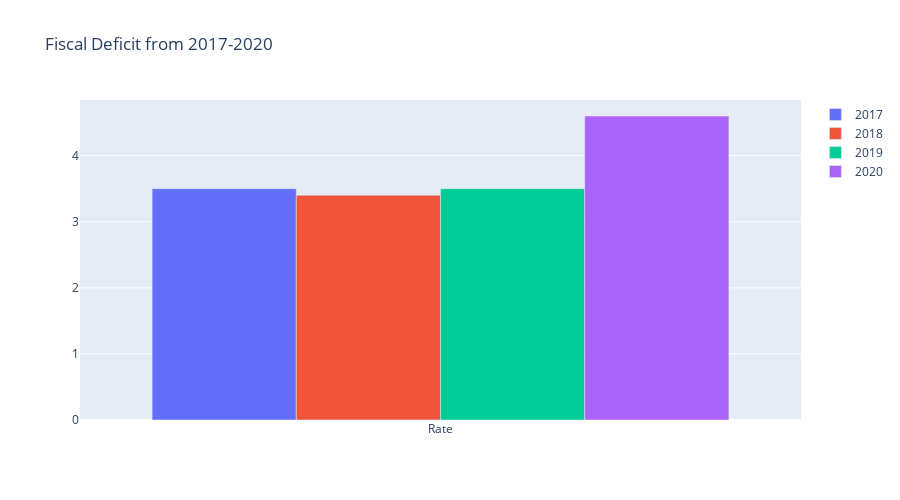

Notebook code cell kept with this figure:
### Markdown cell above
### The below graph gives the fiscal deficit rate i.e., the condition when the expenditure of the government exceeds its revenue in a year

### Code cell
fis1=pd.read_csv("C:/Users/Prijita/Downloads/Assign5/fiscal_area.csv")
import plotly
plotly.offline.init_notebook_mode(connected=True)
trace1 = go.Bar(x=fis1["Rate"],y=fis1["2017"],name='2017')
trace2 = go.Bar(x=fis1["Rate"],y=fis1["2018"],name='2018')
trace3 = go.Bar(x=fis1["Rate"],y=fis1["2019"],name='2019')
trace4 = go.Bar(x=fis1["Rate"],y=fis1["2020"],name='2020')

data = [trace1, trace2, trace3, trace4]
plotly.offline.iplot({"data": data,"layout": go.Layout(title="Fiscal Deficit from 2017-2020",height=500,)
})

### Figure 1 — Plotly figure (JSON) as saved in the notebook; plotly's stock layout.template omitted (floating-point values rounded to 4 significant figures)
{"data": [{"name": "2017", "type": "bar", "x": ["Rate"], "y": [3.5]}, {"name": "2018", "type": "bar", "x": ["Rate"], "y": [3.4]}, {"name": "2019", "type": "bar", "x": ["Rate"], "y": [3.5]}, {"name": "2020", "type": "bar", "x": ["Rate"], "y": [4.6]}], "layout": {"height": 500, "title": {"text": "Fiscal Deficit from 2017-2020"}}}
